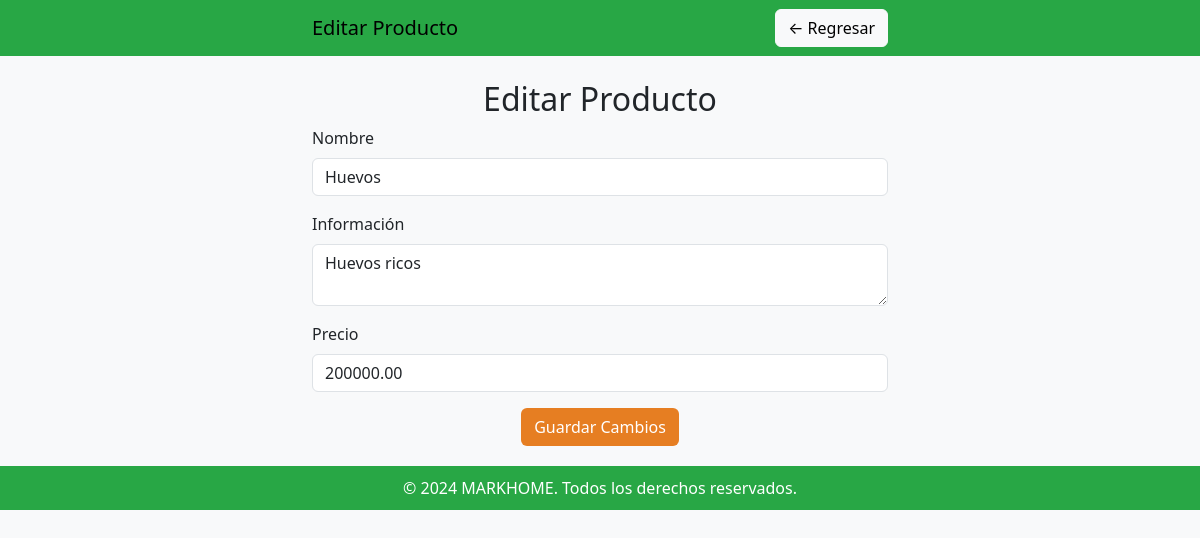
Page /editar_producto.php?id=6 on the committed database.
### tables this page shows
CREATE TABLE `catalogo` (
  `id_catalogo` int(11) NOT NULL,
  `nom_producto` varchar(20) NOT NULL,
  `inf_producto` varchar(50) NOT NULL,
  `precio` decimal(10,2) NOT NULL,
  `imagen` varchar(255) NOT NULL
);

### editar_producto.php (the view, shortened to what this page needs)
<?php
include 'C:\xampp\htdocs\Markhome23\CRUD\modelo\conexion.php';
$id = $_GET['id'];
$query = "SELECT * FROM catalogo WHERE id_catalogo = ?";
$stmt = $conn->prepare($query);
$stmt->bind_param("i", $id);
$stmt->execute();
$resultado = $stmt->get_result();
$producto = $resultado->fetch_assoc();
?>
<!DOCTYPE html>
<html lang="es">
<head>
    <link rel="stylesheet" href="https://cdn.jsdelivr.net/npm/bootstrap@5.3.0/dist/css/bootstrap.min.css">
</head>
<body>
    <nav class="navbar navbar-expand-lg">
        <div class="container">
            <a class="navbar-brand" href="#">Editar Producto</a>
            <a href="crud_productos.php" class="btn btn-light">← Regresar</a>
        </div>
    </nav>
    <div class="container mt-4">
        <h2 class="text-center">Editar Producto</h2>
        <form action="procesar_editar.php" method="POST">
            <div class="mb-3">
                <label for="nombre" class="form-label">Nombre</label>
                <input type="text" class="form-control" id="nombre" name="nombre" value="<?php echo $producto['nom_producto']; ?>" required>
            </div>
            <div class="mb-3">
                <label for="descripcion" class="form-label">Información</label>
                <textarea class="form-control" id="descripcion" name="descripcion" required><?php echo $producto['inf_producto']; ?></textarea>
            </div>
            <div class="mb-3">
                <label for="precio" class="form-label">Precio</label>
                <input type="number" step="0.01" class="form-control" id="precio" name="precio" value="<?php echo $producto['precio']; ?>" required>
            </div>
            <div class="text-center">
                <button type="submit" class="btn btn-orange">Guardar Cambios</button>
            </div>
        </form>
    </div>
    <footer class="footer">
        © 2024 MARKHOME. Todos los derechos reservados.
    </footer>
</body>
</html>

### editar_producto.php (style rules this page uses)
body { background-color: #f8f9fa; }
.navbar { background-color: #28a745; }
.navbar-brand, .navbar a { color: oranje !important; }
.container { max-width: 600px; }
.btn-orange { background-color: #e67e22; color: white; }
.footer { background-color: #28a745; color: white; text-align: center; padding: 10px 0; margin-top: 20px; }

### rows in the picture
catalogo: nombre "Huevos", descripcion "Huevos ricos", precio "200000.00"
